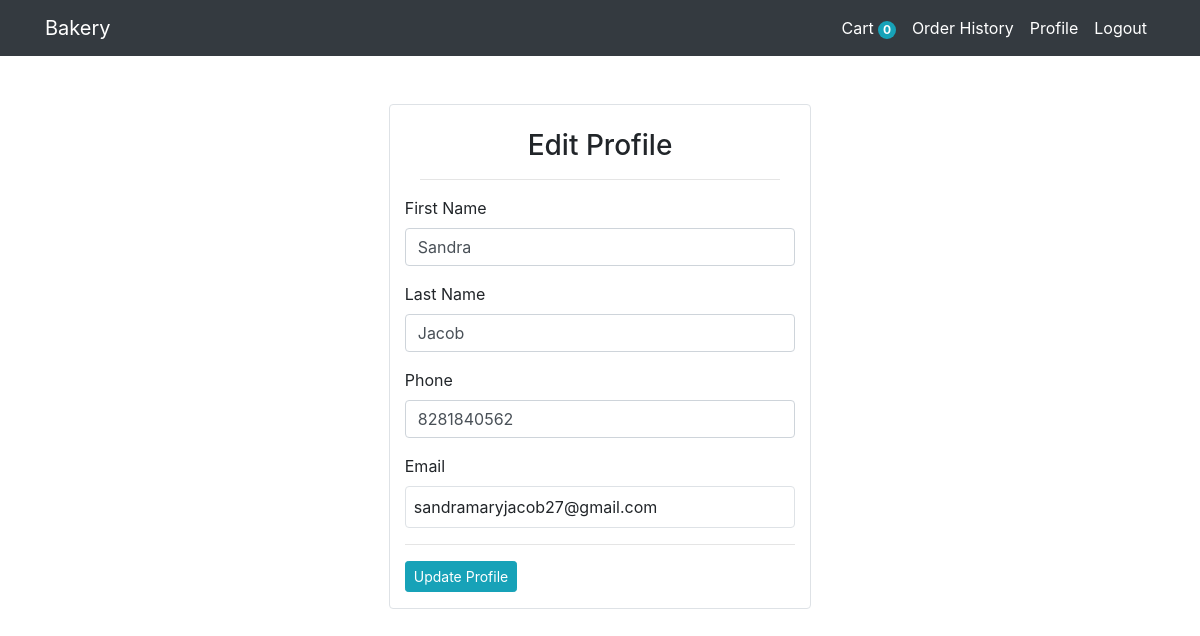
The app's page /edit_profile/ (signed in) with its own data.
### Bakery/models.py (models this page shows, shortened)
class Customer(models.Model):
    first_name = models.CharField(max_length=50,null=True)
    last_name = models.CharField(max_length=50,null=True)
    phone = models.CharField(max_length=10,null=True)
    email = models.EmailField()
    password = models.CharField(max_length=500)
    token = models.CharField(max_length=6, null=True)
    verified = models.BooleanField(default=False)
    @staticmethod
    def get_by_email(email):
        try:
            return Customer.objects.get(email=email)
        except:
            return False

### Bakery/Views/editprofile.py (the view, shortened to what this page needs)
# urls.py: path('edit_profile/', editprofile.EditProfile.as_view(), name = 'Bakery-editprofile'),
class EditProfile(View):
	def get(self, request):
		email = request.session.get('customer_email')
		customer = models.Customer.get_by_email(email)
		first_name = customer.first_name
		last_name = customer.last_name
		email = customer.email
		phone = customer.phone
		value = {
	            'first_name': first_name,
	            'last_name': last_name,
	            'phone': phone,
	            'email': email,
	            'verified':customer.verified
	        }
		return render(request, 'Bakery/edit_profile.html', {'values':value})

### templates/Bakery/edit_profile.html (shortened to what this page needs)
{%extends 'Partials/base.html'%}
{% block content %}
  <div class="container mt-4">
    <div class="p-4 m-4">
        <div class="col-lg-5 rounded mx-auto border pt-4">
            <div class="text-center col">
            <h3>Edit Profile</h3>
            <hr>
            </div>
            <form action="" method="POST">
                <div class="form-group">
                    <label for="">First Name</label>
                    <input type="text" name="firstname"
                     id="" value="{{values.first_name}}" class="form-control"
                     placeholder="">
                </div>
                <div class="form-group">
                    <label for="">Last Name</label>
                    <input type="text" name="lastname"
                    id="" value="{{values.last_name}}" class="form-control">
                </div>
                <div class="form-group">
                    <label for="">Phone</label>
                    <input type="text" name="phone"
                    id="" class="form-control"
                    value="{{values.phone}}"
                    placeholder="XXXXXXXXXX"
                    >
                </div>
                <div class="form-group">
                    <label for="">Email</label>
                    {%if not values.verified%}
                    <input required type="email" name="email" id=""
                    value="{{values.email}}"
                    class=" form-control" placeholder="example@gmail.com">
                    {%else%}
                    <div class="mx-auto border rounded p-2">
                        {{values.email}}
                    </div>
                    {%endif%}
                </div>
                <hr>
                <div class="form-group">
                    <input class="btn btn-sm btn-info" type="submit" value="Update Profile">
                </div>
            </form>
        </div>
    </div>
</div>
{%endblock%}

### records on screen
Customer: firstname "Sandra", lastname "Jacob", phone "8281840562", email "sandramaryjacob27@gmail.com"

### other values on screen
{{ request.session.cart.keys|length }} "0"
